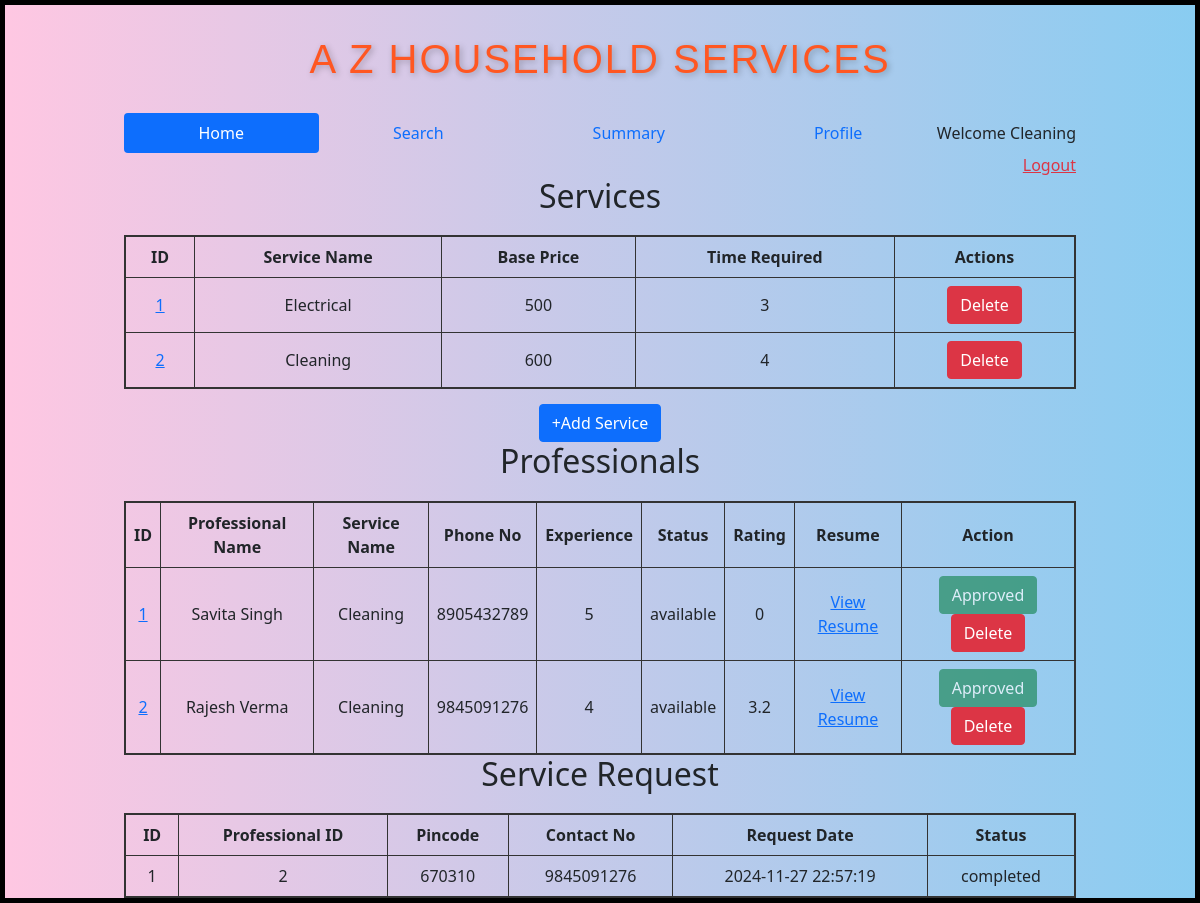
/admin/Cleaning, run on the app's committed database.
### backend/models.py (models this page shows)
class Service(db.Model):
    __tablename="service"
    id=db.Column(db.Integer,primary_key=True)
    name=db.Column(db.String,unique=True,nullable=False)
    price=db.Column(db.Integer,nullable=False)
    descrip=db.Column(db.String,nullable=False)
    time_required=db.Column(db.Integer,nullable=False)
    image_path = db.Column(db.String(200), nullable=True)
    service_r=db.relationship("ServiceRequest",cascade="all,delete",backref="service",lazy=True)

class ServiceProf(db.Model):
    __tablename__="service_prof"
    id=db.Column(db.Integer,primary_key=True)
    email=db.Column(db.String,unique=True,nullable=False)
    password=db.Column(db.String,nullable=False)
    full_name=db.Column(db.String,nullable=False)
    phone_no=db.Column(db.String,nullable=False)
    experience=db.Column(db.Integer,default=0)
    service_name=db.Column(db.String,nullable=False)
    address=db.Column(db.String,nullable=False)
    pincode=db.Column(db.Integer,nullable=False)
    resume_path = db.Column(db.String, nullable=True)
    status=db.Column(db.String,default="available")
    approv_status=db.Column(db.String,default="pending")
    rating=db.Column(db.Integer,default=0)
    service_requests=db.relationship("ServiceRequest",cascade="all,delete",backref="service_prof",lazy=True)

class ServiceRequest(db.Model):
    __tablename="service_request"
    id=db.Column(db.Integer,primary_key=True)
    service_id = db.Column(db.Integer, db.ForeignKey("service.id"), nullable=False)
    customer_id = db.Column(db.Integer, db.ForeignKey("user_info.id"), nullable=False)
    proff_id = db.Column(db.Integer, db.ForeignKey("service_prof.id"), nullable=False)
    request_date=db.Column(db.DateTime,nullable=False)
    done_date=db.Column(db.DateTime,nullable=True)
    status=db.Column(db.String,default="requested")
    rating=db.Column(db.Integer,default=0)
    feedback=db.Column(db.String,nullable=True)

### backend/controllers.py (the view)
@app.route("/admin/<name>")
def admin_dashboard(name):
    service=get_services()
    p=get_professionals()
    ser_req=get_service_requests()
    return render_template("admin_dashboard.html",name=name,service=service,prof=p,ser_req=ser_req)

### backend/controllers.py (called while the page is built)
def get_services():
    services=Service.query.all()
    return services

def get_professionals():
    p=ServiceProf.query.all()
    return p

def get_service_requests():
    return ServiceRequest.query.all()

### templates/admin_dashboard.html
{% extends "admin_layout.html" %}
{% block content %}
<h2 style="text-align: center; margin-bottom: 20px;">Services</h2>
    {% if service %}
    <table style="width: 100%; border-collapse: collapse; border: 2px solid #333;">
        <thead>
            <tr>
                <th style="border: 1px solid #333; padding: 8px; text-align: center;">ID</th>
                <th style="border: 1px solid #333; padding: 8px; text-align: center;">Service Name</th>
                <th style="border: 1px solid #333; padding: 8px; text-align: center;">Base Price</th>
                <th style="border: 1px solid #333; padding: 8px; text-align: center;">Time Required</th>
                <th style="border: 1px solid #333; padding: 8px; text-align: center;">Actions</th>
            </tr>
        </thead>
        <tbody>
            {% for s in service %}
            <tr>
                <td style="border: 1px solid #333; padding: 8px; text-align: center;"><a href="/edit_service/{{s.id}}/{{name}}">{{ s.id }}</a></td>
                <td style="border: 1px solid #333; padding: 8px; text-align: center;">{{ s.name }}</td>
                <td style="border: 1px solid #333; padding: 8px; text-align: center;">{{ s.price }}</td>
                <td style="border: 1px solid #333; padding: 8px; text-align: center;">{{ s.time_required }}</td>
                <td style="border: 1px solid #333; padding: 8px; text-align: center;">
                    <a href="/delete_service/{{s.id}}/{{name}}" class="btn btn-danger">Delete</a>
                </td>
            </tr>
            {% endfor %}
        </tbody>
    </table>
    {% else %}
    <h3>No services available!!</h3>
    {% endif %}
    <div class="center">
        <a href="/servicess/{{ name }}" type="submit" class="btn btn-primary">+Add Service</a>
    </div>
    <h2 style="text-align: center; margin-bottom: 20px;">Professionals</h2>
    {% if prof %}
    <table style="width: 100%; border-collapse: collapse; border: 2px solid #333;">
        <thead>
            <tr>
                <th style="border: 1px solid #333; padding: 8px; text-align: center;">ID</th>
                <th style="border: 1px solid #333; padding: 8px; text-align: center;">Professional Name</th>
                <th style="border: 1px solid #333; padding: 8px; text-align: center;">Service Name</th>
                <th style="border: 1px solid #333; padding: 8px; text-align: center;">Phone No</th>
                <th style="border: 1px solid #333; padding: 8px; text-align: center;">Experience</th>
                <th style="border: 1px solid #333; padding: 8px; text-align: center;">Status</th>
                <th style="border: 1px solid #333; padding: 8px; text-align: center;">Rating</th>
                <th style="border: 1px solid #333; padding: 8px; text-align: center;">Resume</th>
                <th style="border: 1px solid #333; padding: 8px; text-align: center;">Action</th>
            </tr>
        </thead>
        <tbody>
            {% for p in prof %}
            <tr>
                <td style="border: 1px solid #333; padding: 8px; text-align: center;"><a href="/edit_proffess/{{p.id}}/{{name}}">{{ p.id }}</a></td>
                <td style="border: 1px solid #333; padding: 8px; text-align: center;">{{ p.full_name }}</td>
                <td style="border: 1px solid #333; padding: 8px; text-align: center;">{{ p.service_name }}</td>
                <td style="border: 1px solid #333; padding: 8px; text-align: center;">{{ p.phone_no }}</td>
                <td style="border: 1px solid #333; padding: 8px; text-align: center;">{{ p.experience}}</td>
                <td style="border: 1px solid #333; padding: 8px; text-align: center;">{{ p.status}}</td>
                <td style="border: 1px solid #333; padding: 8px; text-align: center;">{{ p.rating}}</td>
                <td style="border: 1px solid #333; padding: 8px; text-align: center;">
                    {% if p.resume_path %}
                        <a href="{{ url_for('uploaded_resume', filename=p.resume_path.split('/')[-1]) }}" target="_blank">View Resume</a>
                    {% else %}
                        No Resume
                    {% endif %}
                </td>
                <td style="border: 1px solid #333; padding: 8px; text-align: center;">
                    {% if p.approv_status == "pending" %}
                        <a href="/approve_prof/{{p.id}}/{{name}}" type="button" class="btn btn-warning">Pending</a>
                    {% else %}
                        <button type="button" class="btn btn-success" disabled>Approved</button>
                    {% endif %}
                    <a href="/delete_prof/{{p.id}}/{{name}}" class="btn btn-danger">Delete</a>
                </td>
            </tr>
            {% endfor %}
        </tbody>
    </table>
    {% else %}
    <h3>No professionals available!!</h3>
    {% endif %}
    <h2 style="text-align: center; margin-bottom: 20px;">Service Request</h2>
    {% if ser_req %}
    <table style="width: 100%; border-collapse: collapse; border: 2px solid #333;">
        <thead>
            <tr>
                <th style="border: 1px solid #333; padding: 8px; text-align: center;">ID</th>
                <th style="border: 1px solid #333; padding: 8px; text-align: center;">Professional ID</th>
                <th style="border: 1px solid #333; padding: 8px; text-align: center;">Pincode</th>
                <th style="border: 1px solid #333; padding: 8px; text-align: center;">Contact No</th>
                <th style="border: 1px solid #333; padding: 8px; text-align: center;">Request Date</th>
                <th style="border: 1px solid #333; padding: 8px; text-align: center;">Status</th>
            </tr>
        </thead>
        <tbody>
            {% for r in ser_req %}
            <tr>
                <td style="border: 1px solid #333; padding: 8px; text-align: center;">{{ r.id }}</td>
                <td style="border: 1px solid #333; padding: 8px; text-align: center;">{{ r.proff_id }}</td>
                <td style="border: 1px solid #333; padding: 8px; text-align: center;">{{ r.service_prof.pincode }}</td>
                <td style="border: 1px solid #333; padding: 8px; text-align: center;">{{ r.service_prof.phone_no }}</td>
                <td style="border: 1px solid #333; padding: 8px; text-align: center;">{{ r.request_date.strftime('%Y-%m-%d %H:%M:%S') }}</td>
                <td style="border: 1px solid #333; padding: 8px; text-align: center;">{{ r.status }}</td>
            </tr>
            {% endfor %}
        </tbody>
    </table>
    {% else %}
    <h3>No service_request generated!!</h3>
    {% endif %}
{% endblock %}

### static/styles/main.css (style rules this page uses)
* { margin-top: 0px; }
body { background: linear-gradient(to right, hsl(331, 100%, 89%), hsl(201, 79%, 74%)); margin: 0; padding: 0; font-family: 'Poppins', sans-serif; }
.center { margin-top:15px; text-align:center; color: black; }

### data on the page
Service: id "1", name "Electrical", price "500", time_required "3"
Service: id "2", name "Cleaning", price "600", time_required "4"
ServiceProf: id "1", full_name "Savita Singh", service_name "Cleaning", phone_no "8905432789", experience "5", status "available", rating "0", approv_status "Approved"
ServiceProf: id "2", full_name "Rajesh Verma", service_name "Cleaning", phone_no "9845091276", experience "4", status "available", rating "3.2", approv_status "Approved"
ServiceRequest: id "1", proff_id "2", service_prof.pincode "670310", service_prof.phone_no "9845091276", request_date "2024-11-27 22:57:19", status "completed"

### other printed values
{{ name }} "Cleaning"
